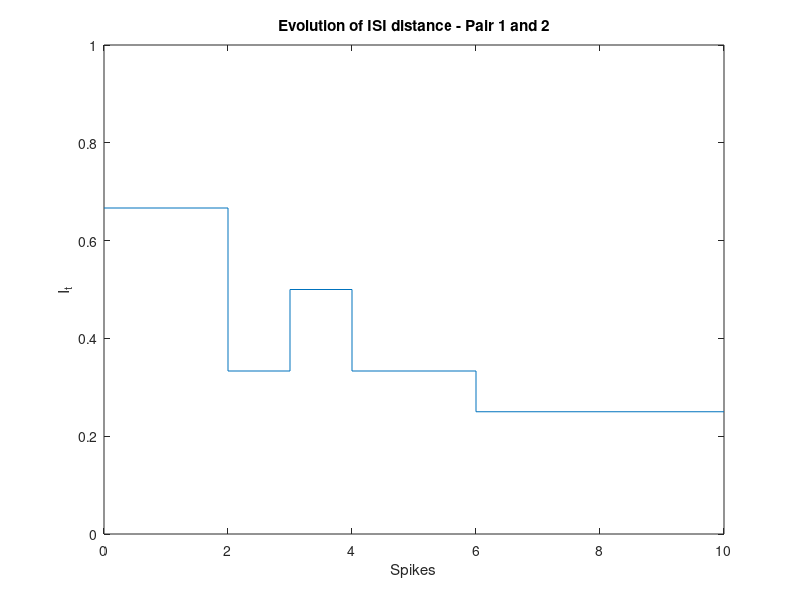

Recreate this plot in MATLAB. (Note: this script raises an error after producing the figure.)
clear all;

tmin=0;
tmax=10;

num_trains=2;
spikes=cell(1,num_trains);
spikes{1} = [ 0 1 2 4 7 10]; 
spikes{2} = [ 0 3 4 6 10 ];
%spikes{3} = [ 0 2 5 10 ];

% Initialization of these constantes
I=[];
isi_values = cell(1,num_trains);
dist_matrix = zeros(num_trains, num_trains);
all_t_events = [tmin, tmax];
pair_data = {}; 

% Trains to be conform and individual ISI-distance calcul
for i = 1:num_trains
    spikes{i} = unique([tmin, spikes{i}, tmax]);
    isi_values{i} = diff(spikes{i});
    all_t_events = [all_t_events, spikes{i}];
end


% To calculate ISI-distance
if num_trains == 1
    I = isi_values{1};
end

if num_trains >= 2
   compteur = 1;
   for i = 1:num_trains
       for j = i+1:num_trains
           compteur = compteur + 1;
           t_all = unique([spikes{i}, spikes{j}]);
           all_t_events = [all_t_events, t_all];
           Iij = 0;
           It_list = [];
           for k = 1 : length(t_all)-1
               t_mid = (t_all(k) + t_all(k+1)) / 2;
               idx_x = find(spikes{i}(1:end-1) <= t_mid, 1, 'last');
               idx_y = find(spikes{j}(1:end-1) <= t_mid, 1, 'last');
               val_x = isi_values{i}(idx_x);
               val_y = isi_values{j}(idx_y);
               I_t = abs(val_x - val_y) / max(val_x, val_y);
               Iij = Iij+I_t * (t_all(k+1) - t_all(k));
               It_list = [It_list, I_t];
           end
           dist_matrix(i,j) = Iij / (tmax - tmin);
           dist_matrix(j,i) = Iij / (tmax - tmin);
           I = [I,(1/(tmax-tmin))*Iij];
           % display (It_list);
           % display (t_all);
           I_plot = [It_list, It_list(end)];

           pair_data{end+1}.t = t_all;
           pair_data{end}.It = It_list;

           figure(compteur);
           stairs(t_all, I_plot); 
           xlabel('Spikes');
           ylabel('I_t');
           xlim([0 10]);   
           ylim([0 1]);
           title(['Evolution of ISI distance - Pair ', num2str(i), ...
                ' and ', num2str(j)]);  
           subtitle(['ISI-distance: ', num2str(Iij/(tmax-tmin))]);
       end
   end
   I_mean = mean(I);

   t_global = unique(all_t_events); 
   I_matrix = zeros(length(pair_data), length(t_global)-1);
   
   for p = 1:length(pair_data)
       t_p = pair_data{p}.t;
       It_p = pair_data{p}.It;
       for k = 1:length(t_global)-1
           t_mid = (t_global(k) + t_global(k+1)) / 2;
           idx = find(t_p(1:end-1) <= t_mid, 1, 'last');
           I_matrix(p, k) = It_p(idx);
       end
   end
   %display(I_matrix)
   I_pop_mean = mean(I_matrix, 1);
   
   figure(compteur + 1);
   stairs(t_global, [I_pop_mean, I_pop_mean(end)]);
   xlabel('spike'); 
   ylabel('Average It');
   xlim([tmin tmax]); 
   ylim([0 1]);
   title('Evolution of Population Average ISI distance');
   subtitle(['Global ISI-distance: ', num2str(I_mean)]);
end 

display(I)
display(I_mean)

figure(1);
imagesc(dist_matrix);
colorbar;
xticks(1:num_trains); 
yticks(1:num_trains);
xlabel('Spike_trains');
ylabel('Spike_trains');
title('Matrix of the ISI-distance');
